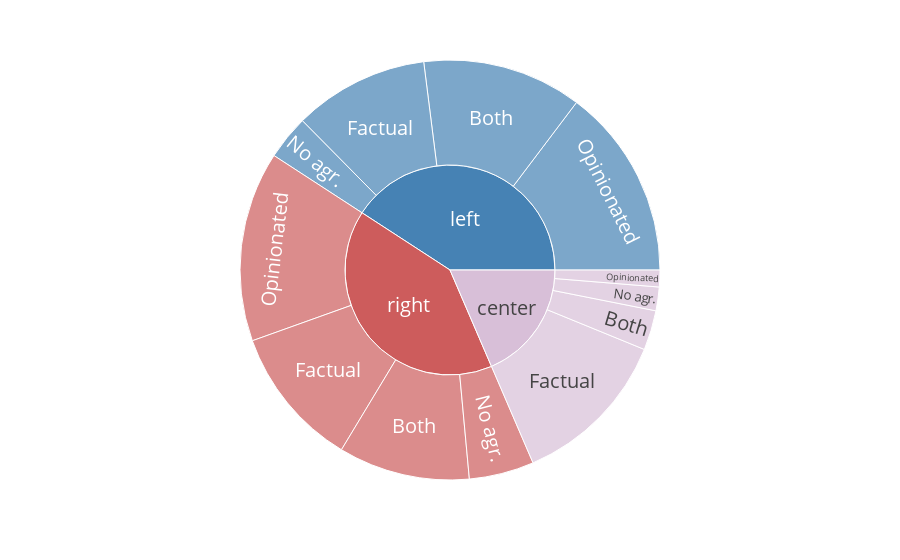

This figure's notebook cell:
### Code cell
fig = px.sunburst(data_frame = type_opin,
                  path = ['type', 'Label_opinion'],
                  values = 'num_sentences',
                  color='type',
                  color_discrete_map={'center':'thistle', 'left':'steelblue','right':'indianred'})
fig.update_traces(textfont_size=20)
fig.show()

### Figure 1 — Plotly figure (JSON) as saved in the notebook; plotly's stock layout.template omitted (floating-point values rounded to 4 significant figures)
{"data": [{"branchvalues": "total", "customdata": [["center"], ["left"], ["right"], ["center"], ["left"], ["right"], ["center"], ["left"], ["right"], ["center"], ["left"], ["right"], ["center"], ["left"], ["right"]], "domain": {"x": [0, 1], "y": [0, 1]}, "hovertemplate": "labels=%{label}<br>num_sentences=%{value}<br>parent=%{parent}<br>id=%{id}<br>type=%{customdata[0]}<extra></extra>", "ids": ["center/Both", "left/Both", "right/Both", "center/Factual", "left/Factual", "right/Factual", "center/No agr.", "left/No agr.", "right/No agr.", "center/Opinionated", "left/Opinionated", "right/Opinionated", "center", "left", "right"], "labels": ["Both", "Both", "Both", "Factual", "Factual", "Factual", "No agr.", "No agr.", "No agr.", "Opinionated", "Opinionated", "Opinionated", "center", "left", "right"], "marker": {"colors": ["thistle", "steelblue", "indianred", "thistle", "steelblue", "indianred", "thistle", "steelblue", "indianred", "thistle", "steelblue", "indianred", "thistle", "steelblue", "indianred"]}, "name": "", "parents": ["center", "left", "right", "center", "left", "right", "center", "left", "right", "center", "left", "right", "", "", ""], "textfont": {"size": 20}, "type": "sunburst", "values": [52, 209, 172, 210, 177, 185, 31, 58, 85, 22, 250, 249, 315, 694, 691]}], "layout": {"legend": {"tracegroupgap": 0}, "margin": {"t": 60}}}
